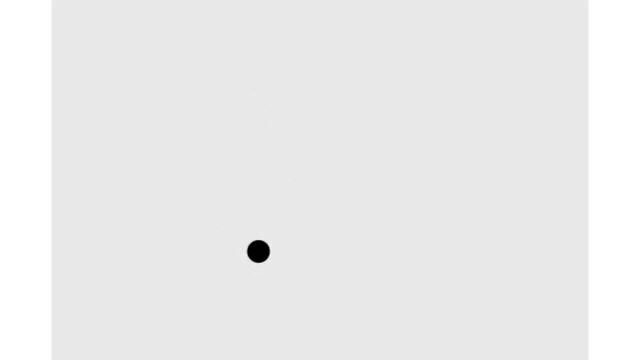
#> input picture frame 280 of data/rBall.avi, 640 x 360 px
$ python circleTracker.py
#> lines starting #> are read from the running program, lines starting #| are printed output that depends on the picture; after the words box and inside, x2 and y2 are one past the last pixel; in counts of white or black regions, pixels touching at a corner belong together
### KF.py
"""
EEL 4930/5934: Autonomous Robots
University Of Florida
E. Baker Herrin
"""

import numpy as np


class KF_2D(object):
    def __init__(self, dt, u_x, u_y, std_acc, x_std_meas, y_std_meas):
        """
        dt: sampling time (time for 1 cycle)
        u_x: acceleration in x-direction
        u_y: acceleration in y-direction
        std_acc: process noise magnitude
        x_std_meas: standard deviation of the measurement in x-direction
        y_std_meas: standard deviation of the measurement in y-direction
        """
#> further down, frame is the input picture: shape (360, 640, 3); min 0, max 255, mean 235.3
        self.dt = dt  # sampling time
        self.u = np.matrix([[u_x], [u_y]])  # control input variables
        self.x = np.matrix(
            [[0], [0], [0], [0]]
        )  # intial State [position_x, position_y, velocity_x, velocity_y]

        #### State Transition Matrix A: relationship between current and next state ####
        # The System Dynamics/ motion modeling
        # 1's for position modeling, dt's represent velocity, acceleration term is dt^2
        self.A = np.matrix(
            [
                [1, 0, self.dt, 0.5 * self.dt**2],
                [0, 1, 0, self.dt],
                [0, 0, 1, 0],
                [0, 0, 0, 1],
            ]
        )

        #### Control Input Matrix B ####
        # Models effect of control inputs on the state variables
        # Control input: acceleration.
        self.B = np.matrix(
            [
                [(self.dt**2) / 2, 0],
                [0, (self.dt**2) / 2],
                [self.dt, 0],
                [0, self.dt],
            ]
        )

        """
        #### Measurement Mapping Matrix ####

        mapping of the state vector to the measurement vector
        1's indicate it maps directly (no difference in what they are)
        EX) would be different if state vector had position while measurement was
        total distance, or something different. H would then show the conversion.
        also shows measurability: which for us is just the x and y position.
        """
        self.H = np.matrix(
            [[1, 0, 0, 0], [0, 1, 0, 0]]
        )  # x, accel_x, y, accel_y : idea is position can be measured directly

        """
        #### Initial Process Noise Covariance ####

        represents covariance derived from kinematic equations for constant acceleration
        - assuming x & y are uncorrelated and have same std deviation
        - dependent on the system being defined, can be white guassian noise
        - models uncertainty due to unmodeled dynamics/ failures of the A matrix
        - can also model physical properties such as friction or water resistance
        - used to update the covariance matrix P
        """
        self.Q = (
            np.matrix(
                [
                    [(self.dt**4) / 4, 0, (self.dt**3) / 2, 0],
                    [0, (self.dt**4) / 4, 0, (self.dt**3) / 2],
                    [(self.dt**3) / 2, 0, self.dt**2, 0],
                    [0, (self.dt**3) / 2, 0, self.dt**2],
                ]
            )
            * std_acc**2
        )

        ##### Initial Measurement Noise Covariance ####
        # uncertainty in sensor measurements- variance in measurement noise
        self.R = np.matrix([[x_std_meas**2, 0], [0, y_std_meas**2]])

        # Initial Covariance Matrix
        self.P = np.eye(self.A.shape[1])

    def predict(self):
        """
        Predicts the next state of the system for the state variable vector x, which starts at 0.
        """
        # Update time state (self.x): x_k =Ax_(k-1) + Bu_(k-1)
        self.x = np.dot(self.A, self.x) + np.dot(self.B, self.u)
        # Calculate error covariance (self.P): P= A*P*A' + Q
        self.P = np.dot(np.dot(self.A, self.P), np.transpose(self.A)) + self.Q
        # Update error covariance matrix self.P
        return self.x[0:2]

    def update(self, z):
        """
        Using the latest measurement z, predicted state x, and updated covariance matrix P,
        update function uses the kalman gain to update the covariance matrix and the state vector x
        """
        e = z - np.dot(
            self.H, self.x
        )  # residual, difference between actual & predicted measurement
        # print(np.shape(e))
        # print(np.shape(np.dot(self.H, self.x)))
        S = (
            np.dot(np.dot(self.H, self.P), np.transpose(self.H)) + self.R
        )  # Innovation cov. mat. (uncertainty in the measurement)
        K = np.dot(
            np.dot(self.P, np.transpose(self.H)), np.linalg.inv(S)
        )  # the gain! (weight factor of z vs. Hx (prediction)) for updating the state
        self.P = np.dot(np.dot(K, self.H), self.P)  # updating the covariance matrix
        self.x = self.x + np.dot(
            K, e
        )  # the gain and residual give us the weight of update

        return self.x[0:2]

### circleTracker.py
"""
EEL 4930/5934: Autonomous Robots
University Of Florida
E. Baker Herrin
"""
import cv2
import numpy as np
from KF import KF_2D


def circleDetector(image):
    """Simple OpenCV function for circle detection
    - detects edges, applies threshold to binary image space
    - then find object countours
    - then returns the center of the detected circle
    """
    gray = cv2.cvtColor(image, cv2.COLOR_BGR2GRAY)  # get gray image
    img_edges = cv2.Canny(gray, 50, 190, 3)  # detect edges
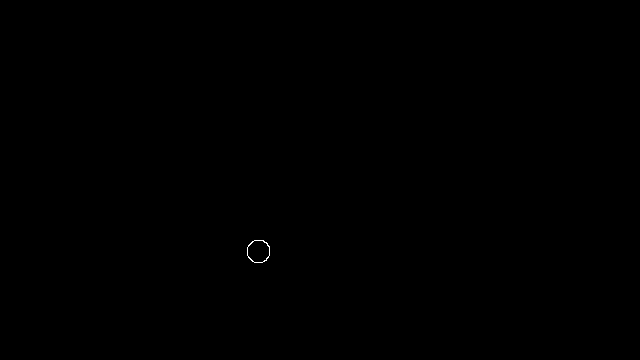
#> img_edges: shape (360, 640); 0.04% white in thin lines or dots, all inside (x1, y1, x2, y2) = (247, 240, 270, 263)
    # cv2.imshow('img_edges', img_edges)
    ret, img_thresh = cv2.threshold(
        img_edges, 254, 255, cv2.THRESH_BINARY
    )  # convert to binary images
    # cv2.imshow('img_thresh', img_thresh)
    contours, _ = cv2.findContours(
        img_thresh, cv2.RETR_EXTERNAL, cv2.CHAIN_APPROX_SIMPLE
    )  # get object contours
#> contours = 1 contour; box (x1, y1, x2, y2) and area: (247, 240, 270, 263) 408

    # draw contour (see opencv tutorials)
    min_radius, max_radius = 3, 30
    centers = []
    for c in contours:
        (x, y), radius = cv2.minEnclosingCircle(c)
        radius = int(radius)
        if (radius > min_radius) and (
            radius < max_radius
        ):  # Take only the valid circle(s)
            centers.append(np.array([[x], [y]]))
#> this loop made 1 pass
#> (x, y, radius) on pass 1: (258.2, 250.9, 11)
#> after the loop, centers = [[258.2, 250.9]]
    cv2.imshow("contours", img_thresh)
    return centers


# OpenCV video capture object
VideoCap = cv2.VideoCapture("data/rBall.avi")

"""
# Create Kalman Filter object KF
    dt: sampling time (time for 1 cycle)
    u_x: acceleration in x-direction
    u_y: acceleration in y-direction
    std_acc: process noise magnitude
    x_std_meas: standard deviation of the measurement in x-direction
    y_std_meas: standard deviation of the measurement in y-direction
"""
filter = KF_2D(dt=0.1, u_x=1, u_y=1, std_acc=1, x_std_meas=0.1, y_std_meas=0.1)

# Track circle (predict + update) using KF
while True:
    ret, frame = VideoCap.read()  # Read frame
    centers = circleDetector(frame)  # Detect object
#> centers = [[258.2, 250.9]]
    # If centroids are detected then track them
    if len(centers) > 0:
        cv2.circle(
            frame, (int(centers[0][0]), int(centers[0][1])), 10, (0, 191, 255), 2
        )  # draw circle[0]
        cv2.putText(
            frame,
            "Measured Position",
            (int(centers[0][0] + 15), int(centers[0][1] - 15)),
            0,
            0.5,
            (0, 191, 255),
            2,
        )

        # Predict
        (x, y) = filter.predict()
#> in predict, `self.x = np.dot(self.A, self.x) + np.dot(self.B, self.u)`: self.x = [[0.005], [0.005], [0.1], [0.1]]
#> in predict, `self.P = np.dot(np.dot(self.A, self.P), np.transpose(self.A)) + self.Q`: self.P = [[1.01, 0.0005, 0.101, 0.005], [0.0005, 1.01, 0, 0.101], [0.101, 0, 1.01, 0], [0.005, 0.101, 0, 1.01]]
#> x = [[0.005]]; y = [[0.005]]
        cv2.rectangle(
            frame,
            (int(x - 15), int(y - 15)),
            (int(x + 15), int(y + 15)),
            (255, 0, 0),
            2,
        )  # draw a rectangle
#> frame: shape (360, 640, 3); mean B, G, R 234.2, 235.1, 235.5
        cv2.putText(
            frame, "Predicted Position", (int(x + 15), int(y)), 0, 0.5, (255, 0, 0), 2
        )
        # Update
        (x1, y1) = filter.update(centers[0])
#> in update, `e = z - np.dot( self.H, self.x )`: e = [[258.2], [250.9]]
#> in update, `S = ( np.dot(np.dot(self.H, self.P), np.transpose(self.H)) + self.R )`: S = [[1.02, 0.0005], [0.0005, 1.02]]
#> in update, `K = np.dot( np.dot(self.P, np.transpose(self.H)), np.linalg.inv(S) )`: K = [[0.99, 4.81e-06], [4.81e-06, 0.99], [0.0985, -4.83e-05], [0.00485, 0.0985]]
#> in update, `self.P = np.dot(np.dot(K, self.H), self.P)`: self.P = [[1, 0.0005, 0.0995, 0.00495], [0.0005, 1, 4.83e-07, 0.0995], [0.0995, 4.83e-07, 0.0099, 0.000488], [0.00495, 0.0995, 0.000488, 0.00993]]
#> in update, `self.x = self.x + np.dot( K, e )`: self.x = [[255.7], [248.5], [25.53], [26.08]]
#> x1 = [[255.7]]; y1 = [[248.5]]
        cv2.rectangle(
            frame,
            (int(x1 - 15), int(y1 - 15)),
            (int(x1 + 15), int(y1 + 15)),
            (0, 0, 255),
            2,
        )  # draw a rectangle
        cv2.putText(
            frame,
            "Estimated Position",
            (int(x1 + 15), int(y1 + 10)),
            0,
            0.5,
            (0, 0, 255),
            2,
        )
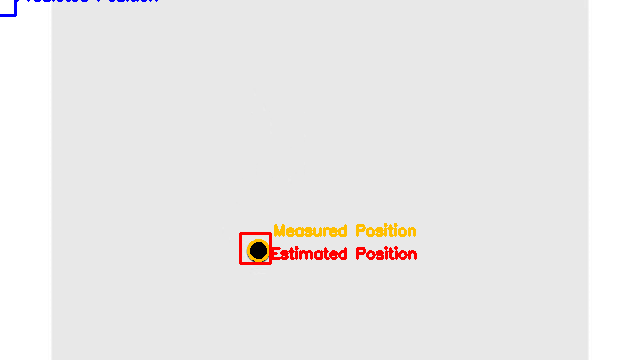
#> frame: shape (360, 640, 3); mean B, G, R 232.9, 233.6, 235.5

    # Show output and wait for keypress
    cv2.imshow("image", frame)
    if cv2.waitKey(2) & 0xFF == ord("q"):
#> (key q is pressed here)
        VideoCap.release()
        cv2.destroyAllWindows()
        break
    cv2.waitKey(25)

$ run again, starting later in the video
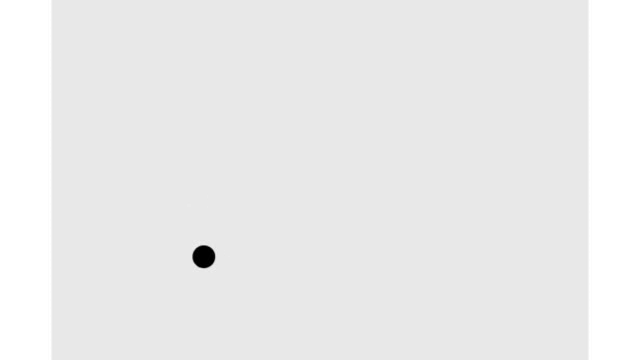
#> input picture frame 1262 of data/rBall.avi, 640 x 360 px
#> frame is the input picture: shape (360, 640, 3); min 0, max 255, mean 235.3
#> img_edges: shape (360, 640); 0.04% white in thin lines or dots, all inside (x1, y1, x2, y2) = (192, 245, 216, 269)
#> contours = 1 contour; box (x1, y1, x2, y2) and area: (192, 245, 216, 269) 413
#> the loop in circleDetector, `for c in contours:` made 1 pass
#> (x, y, radius) on pass 1: (203.5, 256.3, 11)
#> after the loop in circleDetector, `for c in contours:`: centers = [[203.5, 256.3]]
#> in predict, `self.x = np.dot(self.A, self.x) + np.dot(self.B, self.u)`: self.x = [[0.005], [0.005], [0.1], [0.1]]
#> in predict, `self.P = np.dot(np.dot(self.A, self.P), np.transpose(self.A)) + self.Q`: self.P = [[1.01, 0.0005, 0.101, 0.005], [0.0005, 1.01, 0, 0.101], [0.101, 0, 1.01, 0], [0.005, 0.101, 0, 1.01]]
#> `(x, y) = filter.predict()`: x = [[0.005]]
#> e = [[203.5], [256.3]]
#> S = [[1.02, 0.0005], [0.0005, 1.02]]
#> K = [[0.99, 4.81e-06], [4.81e-06, 0.99], [0.0985, -4.83e-05], [0.00485, 0.0985]]
#> in update, `self.P = np.dot(np.dot(K, self.H), self.P)`: self.P = [[1, 0.0005, 0.0995, 0.00495], [0.0005, 1, 4.83e-07, 0.0995], [0.0995, 4.83e-07, 0.0099, 0.000488], [0.00495, 0.0995, 0.000488, 0.00993]]
#> in update, `self.x = self.x + np.dot( K, e )`: self.x = [[201.5], [253.8], [20.14], [26.34]]
#> x1 = [[201.5]]; y1 = [[253.8]]
#> `cv2.putText( frame, "Estimated Position", (int(x1 + 15), int(y1 + 10))..`:
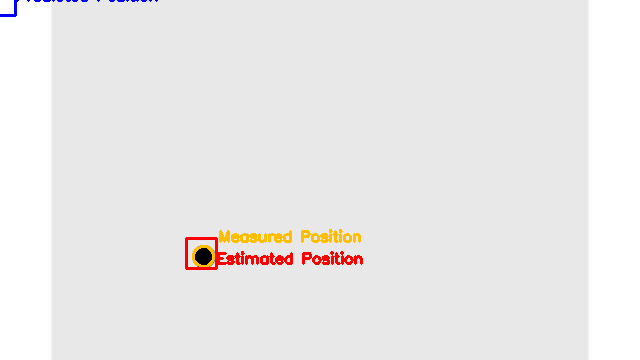
#> frame: shape (360, 640, 3); mean B, G, R 232.9, 233.6, 235.5

$ run again, starting later in the video
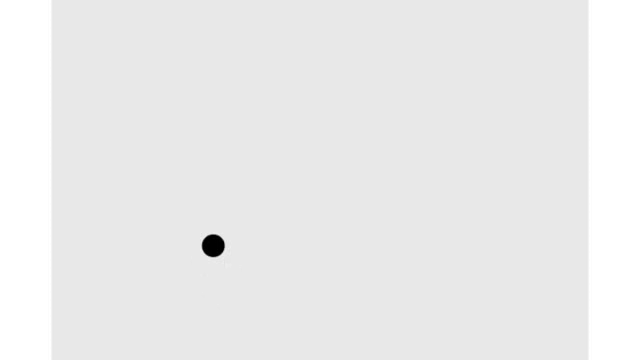
#> input picture frame 2244 of data/rBall.avi, 640 x 360 px
#> frame is the input picture: shape (360, 640, 3); min 0, max 255, mean 235.3
#> img_edges: shape (360, 640); 0.04% white in thin lines or dots, all inside (x1, y1, x2, y2) = (202, 234, 225, 258)
#> contours = 1 contour; box (x1, y1, x2, y2) and area: (202, 234, 225, 258) 413
#> the loop in circleDetector, `for c in contours:` made 1 pass
#> (x, y, radius) on pass 1: (212.8, 245.3, 12)
#> after the loop in circleDetector, `for c in contours:`: centers = [[212.8, 245.3]]
#> in predict, `self.x = np.dot(self.A, self.x) + np.dot(self.B, self.u)`: self.x = [[0.005], [0.005], [0.1], [0.1]]
#> in predict, `self.P = np.dot(np.dot(self.A, self.P), np.transpose(self.A)) + self.Q`: self.P = [[1.01, 0.0005, 0.101, 0.005], [0.0005, 1.01, 0, 0.101], [0.101, 0, 1.01, 0], [0.005, 0.101, 0, 1.01]]
#> `(x, y) = filter.predict()`: x = [[0.005]]
#> e = [[212.8], [245.3]]
#> S = [[1.02, 0.0005], [0.0005, 1.02]]
#> K = [[0.99, 4.81e-06], [4.81e-06, 0.99], [0.0985, -4.83e-05], [0.00485, 0.0985]]
#> in update, `self.P = np.dot(np.dot(K, self.H), self.P)`: self.P = [[1, 0.0005, 0.0995, 0.00495], [0.0005, 1, 4.83e-07, 0.0995], [0.0995, 4.83e-07, 0.0099, 0.000488], [0.00495, 0.0995, 0.000488, 0.00993]]
#> in update, `self.x = self.x + np.dot( K, e )`: self.x = [[210.7], [242.9], [21.05], [25.3]]
#> x1 = [[210.7]]; y1 = [[242.9]]
#> `cv2.putText( frame, "Estimated Position", (int(x1 + 15), int(y1 + 10))..`:
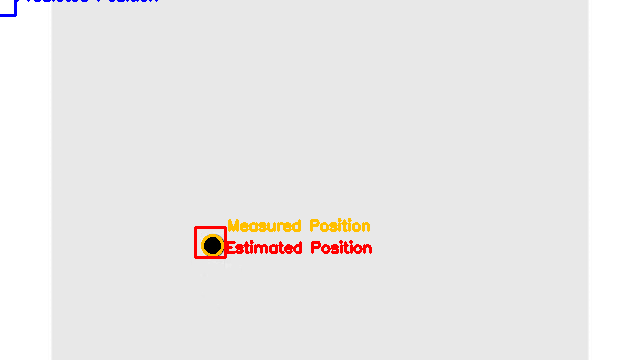
#> frame: shape (360, 640, 3); mean B, G, R 232.9, 233.6, 235.5
